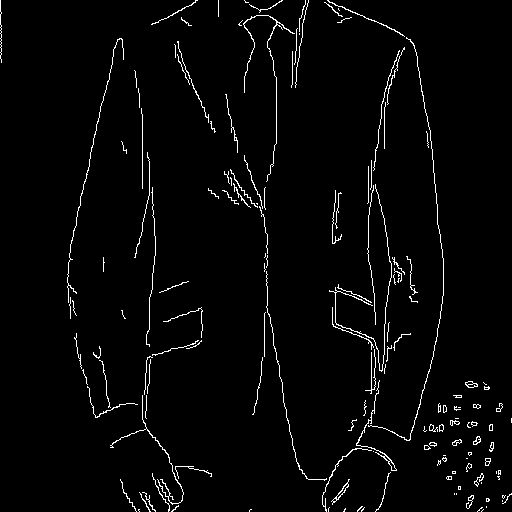
#> input picture ESA/img/img-line.png, 512 x 512 px, found by its file name
$ python ESA.py
#> lines starting #> are read from the running program, lines starting #| are printed output that depends on the picture; after the words box and inside, x2 and y2 are one past the last pixel; in counts of white or black regions, pixels touching at a corner belong together
import cv2
import numpy as np

image = cv2.imread('E:\\code\\ESA\\img\\img-line.png')
#> image is the input picture: shape (512, 512, 3); 2.6% white in thin lines or dots
image2 = cv2.imread('E:\\code\\ESA\\img\\mask-line.png')
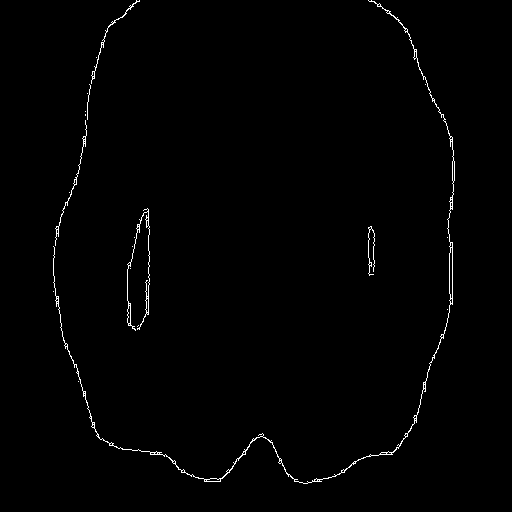
#> input picture ESA/img/mask-line.png, 512 x 512 px, found by its file name
#> image2 is the input picture: shape (512, 512, 3); 0.9% white in thin lines or dots, all inside (x1, y1, x2, y2) = (53, 0, 455, 484)


gray = cv2.cvtColor(image, cv2.COLOR_BGR2GRAY)
#> gray: shape (512, 512); 2.6% white in thin lines or dots
gray2 = cv2.cvtColor(image2, cv2.COLOR_BGR2GRAY)


edges = cv2.Canny(gray, 100, 200)   # 原图
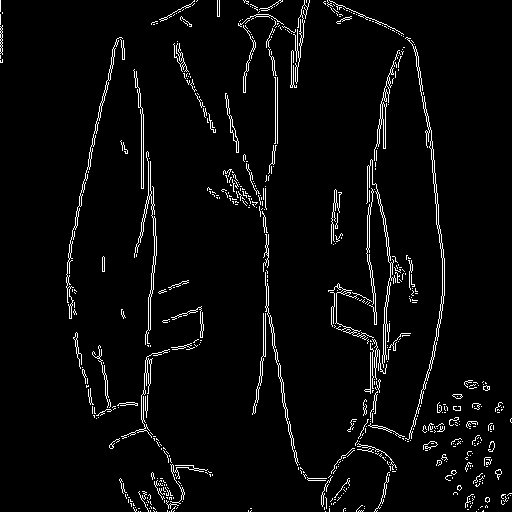
#> edges: shape (512, 512); 3.9% white in thin lines or dots
edges2 = cv2.Canny(gray2, 100, 200) # 注意力图
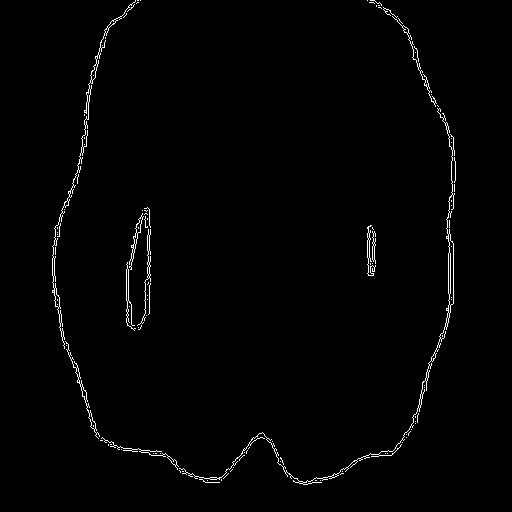
#> edges2: shape (512, 512); 1.3% white in thin lines or dots, all inside (x1, y1, x2, y2) = (52, 0, 456, 485)


res = np.zeros((512, 512))
position = np.argwhere(edges2 == 255)
#> position = 3302 pairs, first value 0 to 484, second value 52 to 455
for point in position:
    i = point[0]
    j = point[1]
    tag = 0
    if edges[i][j] == 255:
        tag = 1
        res[i][j] = 255
        continue
    else:

        for v in range(70):
            if j-v >= 0 and j+v < 512:
                if edges[i][j-v] == 255:
                    tag = 1
                    res[i][j-v] = 255
                    # continue
                    break
                elif edges[i][j+v] == 255:
                    tag = 1
                    res[i][j+v] = 255
                    # continue
                    break
    if tag == 0:
        res[i][j] = edges2[i][j]
#> this loop made 3302 passes
#> (i, j) on passes 1 to 12: (0, 135), (0, 137), (0, 138), (0, 140), (0, 367), (0, 370), (0, 371), (0, 372), (0, 373), (0, 374), (1, 135), (1, 375)
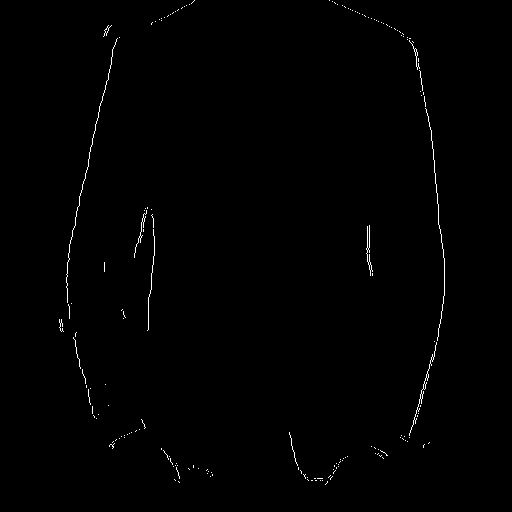
#> res: shape (512, 512) float64; 0.57% white in thin lines or dots, all inside (x1, y1, x2, y2) = (59, 0, 445, 485)

#################################


seed_point = (100, 100)


def region_growing(image, seed_point, threshold):
#> called with seed_point = (100, 100), threshold = 10
    visited = set()
    region = []
    region.append(seed_point)

    while len(region) > 0:
        current_point = region.pop()
        visited.add(current_point)

        for dx in range(-1, 2):
            for dy in range(-1, 2):
                x = current_point[0] + dx
                y = current_point[1] + dy

                if (x, y) not in visited and 0 <= x < image.shape[0] and 0 <= y < image.shape[1]:
                    if abs(int(image[x, y]) - int(image[current_point])) < threshold:
                        region.append((x, y))
                        visited.add((x, y))
                        image[x, y] = 0

    return image


threshold = 10
filled_image = region_growing(edges, seed_point, threshold)

cv2.imwrite('E:\\code\\edges-line-6.png', res)
cv2.waitKey(0)
cv2.destroyAllWindows()
